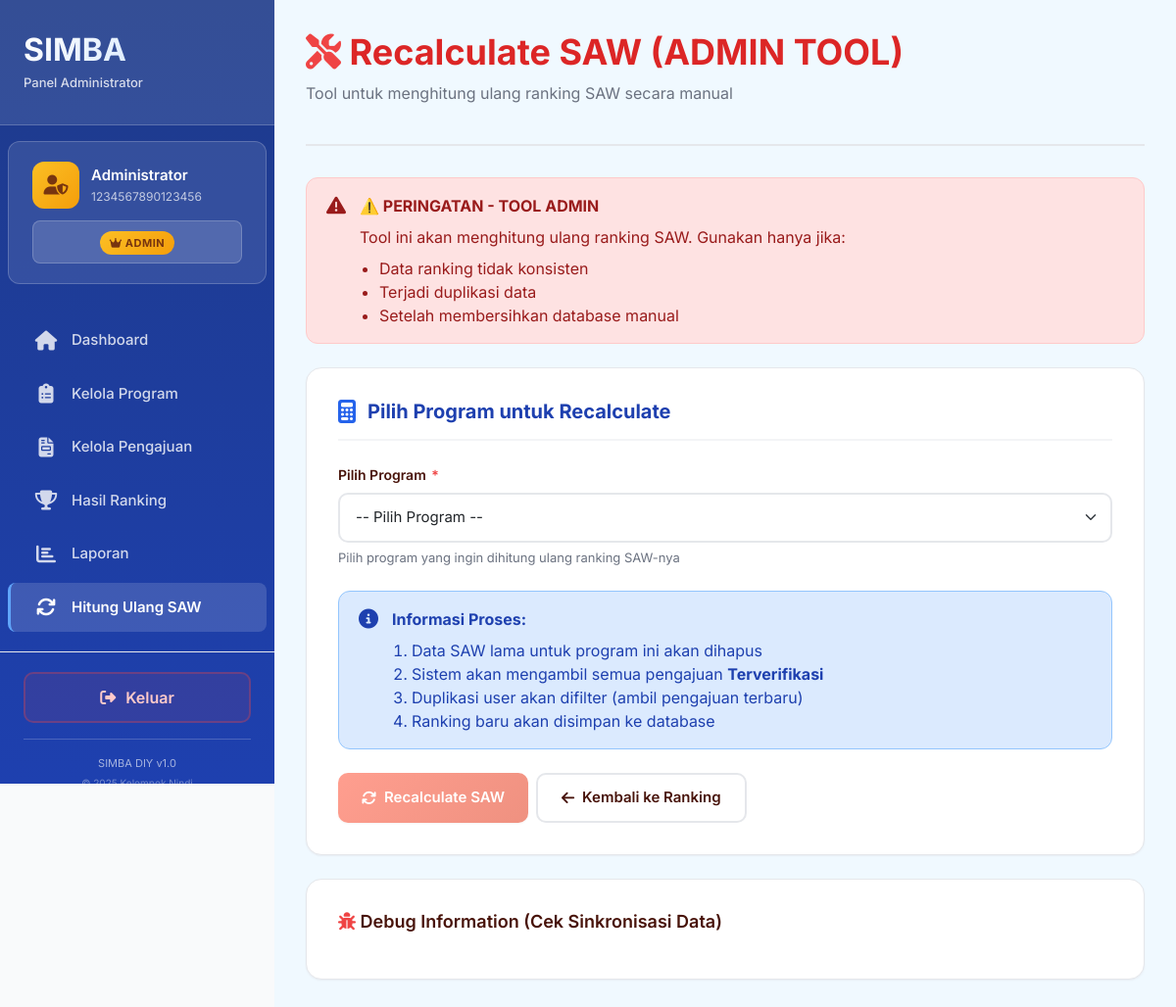
The app's page /admin/recalculate_saw.php (signed in), older data.
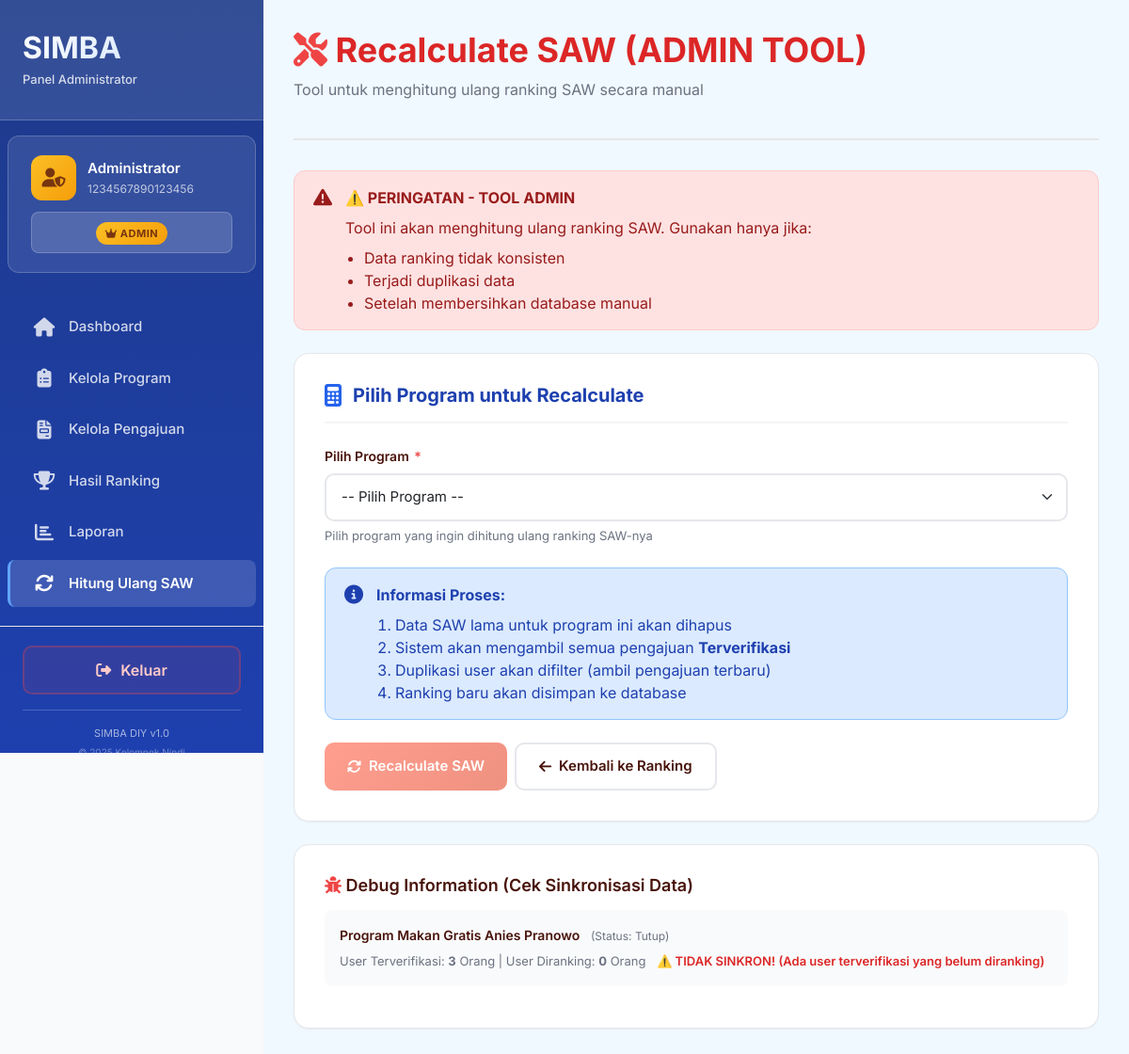
The same page, newer data.
### tables this page shows
CREATE TABLE `program_bantuan` (
  `id` int(11) NOT NULL,
  `nama_program` varchar(255) NOT NULL COMMENT 'Nama program bantuan',
  `deskripsi` text DEFAULT NULL COMMENT 'Deskripsi program',
  `kuota` int(11) NOT NULL COMMENT 'Jumlah penerima',
  `tanggal_mulai` date NOT NULL COMMENT 'Tanggal mulai program',
  `tanggal_selesai` date NOT NULL COMMENT 'Tanggal selesai program',
  `status` enum('Aktif','Tutup') NOT NULL DEFAULT 'Aktif' COMMENT 'Status program',
  `created_at` timestamp NOT NULL DEFAULT current_timestamp(),
  `updated_at` timestamp NOT NULL DEFAULT current_timestamp() ON UPDATE current_timestamp()
);

### functions/program.php (called while the page is built, shortened)
<?php
function getAllPrograms($status = null)
{
    $connection = getConnection();
    $query = "SELECT * FROM program_bantuan";
    $query .= " ORDER BY tanggal_mulai DESC";
    $result = $connection->query($query);
    return $result->fetch_all(MYSQLI_ASSOC);
}

### admin/recalculate_saw.php (the view, shortened to what the changed rows need)
<?php
require_once(__DIR__ . "/../functions/program.php");
$programs = getAllPrograms();
?>
<!DOCTYPE html>
<html lang="id">
<head>
    <link rel="stylesheet" href="https://cdnjs.cloudflare.com/ajax/libs/font-awesome/6.5.2/css/all.min.css">
    <link href="https://cdn.jsdelivr.net/npm/bootstrap@5.3.5/dist/css/bootstrap.min.css" rel="stylesheet">
    <link rel="stylesheet" href="../css/style.css">
</head>
<body>
    <div class="dashboard-wrapper">
        <?php include('../templates/admin_sidebar.php'); ?>
        <div class="main-content" style="background-color: #f0f9ff;">
            <div class="page-header">
                <h1 class="page-title" style="color: #dc2626;">
                    <i class="fas fa-tools" style="color: #ef4444;"></i> Recalculate SAW (ADMIN TOOL)
                </h1>
            </div>
            <div class="form-card">
                <h2 class="form-section-title" style="color: #1e40af;">
                    <i class="fas fa-calculator" style="color: #2563eb;"></i> Pilih Program untuk Recalculate
                </h2>
            </div>
            <div class="form-card">
                <?php
                foreach ($programs as $prog) {
                    $progId = $prog['id'];
                    $query = "SELECT
                                COUNT(DISTINCT p.id_user) as total_user_verified,
                                COUNT(DISTINCT CASE WHEN tn.id IS NOT NULL THEN p.id_user END) as total_user_ranked
                              FROM pengajuan p
                              LEFT JOIN total_nilai tn ON p.id = tn.id_pengajuan
                              WHERE p.id_program = $progId AND p.status = 'Terverifikasi'";
                    $result = $connection->query($query);
                    $debugData = $result->fetch_assoc();
                    $isSync = $debugData['total_user_verified'] == $debugData['total_user_ranked'];
                ?>
                    <div style="background: #f9fafb; padding: 16px; border-radius: 8px; margin-bottom: 12px;">
                        <div style="font-size: 14px; font-weight: 600; margin-bottom: 8px;">
                            <?php echo htmlspecialchars($prog['nama_program']); ?>
                            <span style="font-size: 12px; font-weight: normal; color: #6b7280; margin-left: 8px;">
                                (Status: <?php echo $prog['status']; ?>)
                            </span>
                        </div>
                        <div style="font-size: 13px; color: #6b7280;">
                            User Terverifikasi: <strong><?php echo $debugData['total_user_verified']; ?></strong> Orang |
                            User Diranking: <strong><?php echo $debugData['total_user_ranked']; ?></strong> Orang
                            <?php if (!$isSync): ?>
                                <span style="color: #dc2626; font-weight: 600; margin-left: 8px;">
                                    ⚠️ TIDAK SINKRON! (Ada user terverifikasi yang belum diranking)
                                </span>
                            <?php else: ?>
                                <span style="color: #10b981; font-weight: 600; margin-left: 8px;">
                                    ✓ OK (Semua user sudah dapat nilai)
                                </span>
                            <?php endif; ?>
                        </div>
                    </div>
                <?php } ?>
            </div>
        </div>
    </div>
</body>
</html>

Row changes from the older to the newer data that the page shows:
added program_bantuan: nama_program "Program Makan Gratis Anies Pranowo", status "Tutup", total_user_verified "3", total_user_ranked "0"
